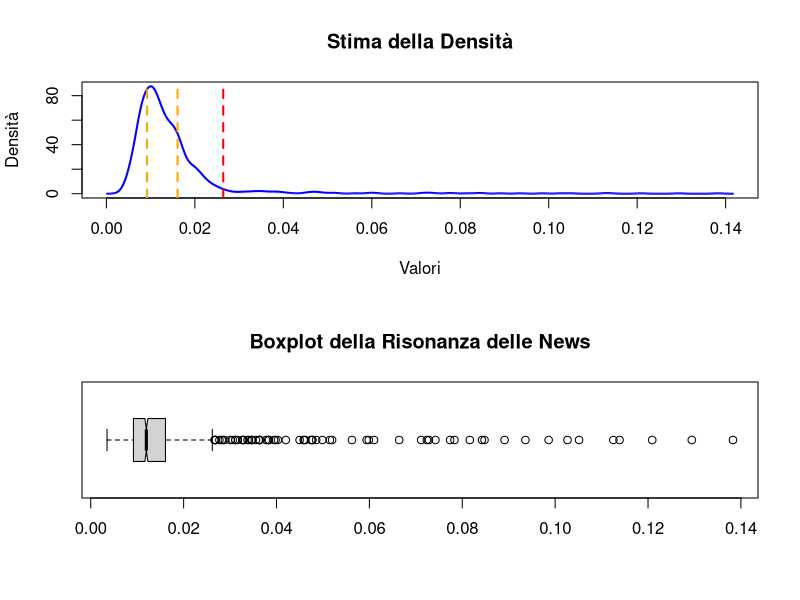

Recreate this plot in R. (Note: this script raises an error after producing the figure.)

library(ggplot2)   
data <- read.csv('distribution_world_Event.csv', header = TRUE)


# Carica il tuo file CSV
data <- read.csv('distribution_world_Event.csv', header = TRUE)

# Creazione di una stima della densità
#plot(density(data$news_resonance), 
     #main = "Stima della Densità", 
     #xlab = "Valori", 
     #ylab = "Densità", 
     #col = "blue", 
     #lwd = 2)

# Imposta il layout della finestra del grafico
par(mfrow = c(2, 1))  # 2 righe, 1 colonna

# Creazione di una stima della densità
plot(density(data$news_resonance), 
     main = "Stima della Densità", 
     xlab = "Valori", 
     ylab = "Densità", 
     col = "blue", 
     lwd = 2)

# Aggiungi linee per Q1 e Q3
Q1 <- quantile(data$news_resonance, 0.25)
Q3 <- quantile(data$news_resonance, 0.75)

abline(v = Q1, col = "orange", lwd = 2, lty = 2)  # Linea verticale per Q1
abline(v = Q3, col = "orange", lwd = 2, lty = 2)  # Linea verticale per Q3

# Calcolo dell'IQR e limite superiore
IQR_value <- IQR(data$news_resonance)
upper_limit <- Q3 + 1.5 * IQR_value
abline(v = upper_limit, col = "red", lwd = 2, lty = 2)  # Linea verticale per il limite superiore

# Creazione del boxplot
boxplot(data$news_resonance, 
        main = "Boxplot della Risonanza delle News", 
        horizontal = TRUE, 
        col = "lightgray", 
        border = "black", 
        notch = TRUE)

# Ripristina il layout originale
par(mfrow = c(1, 1))


# distribuzione assimietrica a destra

# calcoliamo Q3 il primo 75 percentile della distribuzione
Q3 <- quantile(data$news_resonance, 0.75)

# per il nostro scopo tutto quello che viene dopo quel Q3 è rilevante e diventa dummy attributo "yes"
data$anomaly <- ifelse(data$news_resonance > Q3, "Yes", "No")

# Supponiamo che tu abbia già creato il tuo dataframe, chiamato 'data'

# Percorso completo dove vuoi salvare il file CSV
file_path <- "C:/Users/andre/OneDrive/Desktop/usi/USI/TERZO ANNO/SEMESTRE AUTUNNALE/Econometria/progetto_SanGallo/regression_nfpdays - Copia_per_esperimenti/final_merge_oro_e_news/my_dataframe.csv"

# Esporta il dataframe come file CSV
write.csv(data, file = file_path, row.names = FALSE)

# Controlla se il file è stato creato
if (file.exists(file_path)) {
  print("Il file è stato esportato con successo.")
} else {
  print("Si è verificato un errore nell'esportazione del file.")
}
